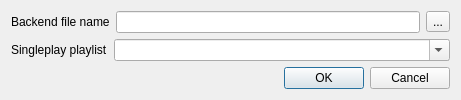
<?xml version="1.0" encoding="UTF-8"?>
<ui version="4.0">
 <class>settings_dialog</class>
 <widget class="QDialog" name="settings_dialog">
  <property name="geometry">
   <rect>
    <x>0</x>
    <y>0</y>
    <width>461</width>
    <height>95</height>
   </rect>
  </property>
  <property name="windowTitle">
   <string>Settings</string>
  </property>
  <layout class="QVBoxLayout" name="verticalLayout">
   <item>
    <layout class="QHBoxLayout" name="horizontalLayout">
     <item>
      <widget class="QLabel" name="label">
       <property name="text">
        <string>Backend file name</string>
       </property>
      </widget>
     </item>
     <item>
      <widget class="QLineEdit" name="backend_filepath"/>
     </item>
     <item>
      <widget class="QToolButton" name="backend_filedialog">
       <property name="text">
        <string>...</string>
       </property>
      </widget>
     </item>
    </layout>
   </item>
   <item>
    <layout class="QHBoxLayout" name="horizontalLayout_2">
     <item>
      <widget class="QLabel" name="label_2">
       <property name="sizePolicy">
        <sizepolicy hsizetype="Minimum" vsizetype="Preferred">
         <horstretch>0</horstretch>
         <verstretch>0</verstretch>
        </sizepolicy>
       </property>
       <property name="text">
        <string>Singleplay playlist</string>
       </property>
      </widget>
     </item>
     <item>
      <widget class="QComboBox" name="singleplay_playlist">
       <property name="sizePolicy">
        <sizepolicy hsizetype="Expanding" vsizetype="Fixed">
         <horstretch>0</horstretch>
         <verstretch>0</verstretch>
        </sizepolicy>
       </property>
       <property name="sizeIncrement">
        <size>
         <width>1</width>
         <height>0</height>
        </size>
       </property>
       <property name="editable">
        <bool>true</bool>
       </property>
      </widget>
     </item>
    </layout>
   </item>
   <item>
    <widget class="QDialogButtonBox" name="buttonBox">
     <property name="orientation">
      <enum>Qt::Horizontal</enum>
     </property>
     <property name="standardButtons">
      <set>QDialogButtonBox::Cancel|QDialogButtonBox::Ok</set>
     </property>
    </widget>
   </item>
  </layout>
 </widget>
 <resources/>
 <connections>
  <connection>
   <sender>buttonBox</sender>
   <signal>accepted()</signal>
   <receiver>settings_dialog</receiver>
   <slot>accept()</slot>
   <hints>
    <hint type="sourcelabel">
     <x>248</x>
     <y>254</y>
    </hint>
    <hint type="destinationlabel">
     <x>157</x>
     <y>274</y>
    </hint>
   </hints>
  </connection>
  <connection>
   <sender>buttonBox</sender>
   <signal>rejected()</signal>
   <receiver>settings_dialog</receiver>
   <slot>reject()</slot>
   <hints>
    <hint type="sourcelabel">
     <x>316</x>
     <y>260</y>
    </hint>
    <hint type="destinationlabel">
     <x>286</x>
     <y>274</y>
    </hint>
   </hints>
  </connection>
 </connections>
</ui>
